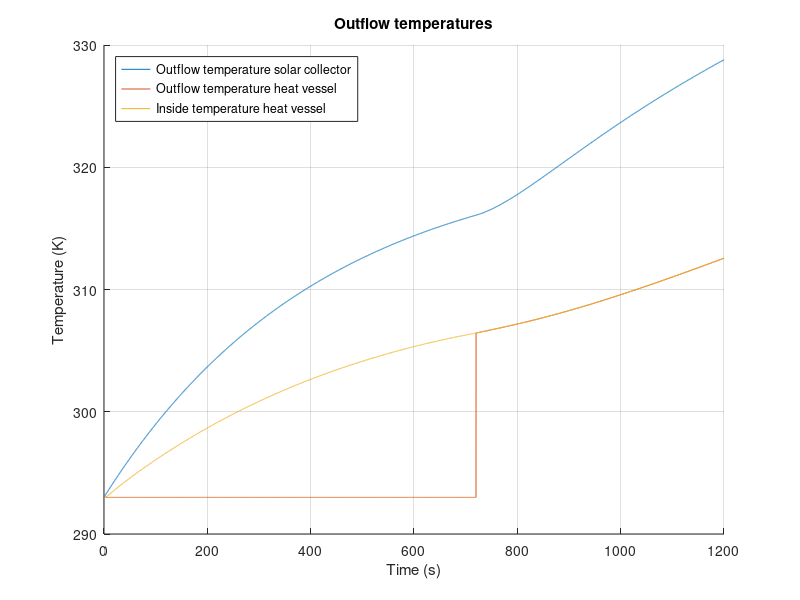

Here is the MATLAB script that generated this plot:
%%%%%%%%%%%%%%%%%%%%%%%%%%%%%%%%%%%%
% Matlab model for Solar Collector %
%%%%%%%%%%%%%%%%%%%%%%%%%%%%%%%%%%%%
clc;
clear all;
close all;

%%

%%%%%%%%%%%
%Constants%
%%%%%%%%%%%

%Natural costants:
    sigma = 5.67*10^(-8);                       %Stefan-Boltzmann constant
    v_out = 4.5;                                %Velocity of air outside the solar collector
    v_in = 0;                                   %Velocity of air inside the solar collector 
%Emissivity
    e_Cu = 0.22;                                %Copper tube, value 0.052
    e_glass = 0.94;
    e_PVC = 0.91;                               %PVC tube
    e_foam = 0.9;                               %foam foil
    e_Al = 0.04;                                %Aluminum tape
    e_paint = 0.95;                             %Emissivity of black paint (for comparison)
    e_wood = 0.94;
    e_CuMatte = 0.22;                           %Emissivity of the copper tube after making it less reflective (for comparison)
%Thermal conductivity
    k_air = 0.026;                              %Air [W/(mK)]
    k_tempex =0.03;                             %Tempex plate [W/(mK)]
    k_Cu = 400;                                 %Copper tube [W/(mK)]
    h_out_air = 10.45 - v_out + 10*(v_out)^(1/2);
    h_in_air = 10.45 - v_in + 10*(v_in)^(1/2); %Convective heat transfer of air
    h_air = 2.5;
    k_wood = 0.12;
    k_glass = 0.96;
    k_Po = 0.13;                                %Polyurethane tube [W/(m*K)]
    k_PVC = 0.19;                               %PVC thermal conduc [W/(mK)]
    k_foil = 0.04;                              %Polyethylene foam foil [W/(mK)]
%Specific heat
    c_water = 4186;                             %[J/kgK]
    c_Cu = 386;                                 %[J/kgK]
    c_Al = 922;                                 %[J/kgK]
    c_air = 1007;                               %[J/kgK]
%Measurements
    D_Cu = 0.012;                               %Diameter of the copper tube [m]
    D_PolyTube = 0.008;                         %Diameter of the polyurathane pump tubes [m]
    R_Cu1 = 0.005;                              %Inner radius of the copper tube [m]
    R_Cu2 = 0.006;                              %Outer radius of  the copper tube [m]
    V_air = 0.04911;                            %Volume of the air in the solar collector [m^3]
    V_Al = 8.96*10^(-5);                         %Total volume of the aluminum tape
    L_Cu_SC = 6.63;                             %Length of the copper tube in the solar collector [m]
    L_TubeAir = 5.81973313;                     %Total length of tube that's exposed to the air [m]
    L_TubeTempex = 0.4446626;                   %Total length of tube that's exposed to the tempex [m]
    L_PolyTube1 = 3;                            %Total length of polyurathane pump tube 1 [m]
    L_PolyTube2 = 3;                            %Total length of polyurathane pump tube 2 [m]
    L_Tube_HV = 0.71;
    R_PVC2 = 0.0268;
    dx = 0.05;                                  %Thickness of the pinewood frame
%Measurements Heat storage vessel
    D_pvc = 0.050;                              %Diameter PVC tube [m]
    R_pvcThick = 0.0018;                        %PVC wall thickness
    R_pvc1 = (D_pvc/2) - R_pvcThick;            %Inner Radius PVC tube [m]
    R_pvc2 = (D_pvc/2);                         %Outer Radius PVC tube [m]
    N_insLayers = 6;                            %Number of insulating polyethylene foam foil layers [m]
    R_polyFoil = N_insLayers * 0.003;           %Radius thickness polyethylene foam foil [m]
    L_pvc = 0.71;                               %PVC length [m]
    A_HV = 2*pi*(R_pvc2+R_polyFoil)*L_pvc;      %Surface area Heat storage vessel
%Measurements for in- and outlet connectors
    D_Po = 0.012;                               %Diameter of the polyurethane tube [m]
    R_Po1 = 0.004;                              %Inner radius of the polyurethane tube [m]
    R_Po2 = 0.006;                              %Outer radius of the polyurethane tube [m]
    L_Tube_HV_to_SC = 3;                        %Estimated length of tube that goes from the heat storage vessel to the solar collector [m]
    L_Tube_SC_to_HV = 3;                        %Estimated length of tube that goes from the solar collector to the heat storage vessel[m]]
%Areas
    A_RadCu = 4*D_Cu*1.4+3*0.5*0.25*pi*(0.0898^2-0.0778^2)+2*0.012*0.15; %Sunlit area of the copper tube
    A_RadAl = 0.670*1.4 - 4*0.012*1.4;          %Sunlit area of the aluminum troughs
    A_AirCu = 1.4*pi*D_Cu + 3*4.9594762*10^(-3) + 0.05*pi*D_Cu + 2*0.1*pi*D_Cu; %Area of the copper tube that's exposed to the air
    A_AirTape = 0.31;                           %Area of the aluminum tape that is exposed to the air
    A_AirSS = 2*(1.64*0.67)+2*(0.67*0.065)+2*(0.065*1.72); %Area of solar collector that is exposed to the air
    A_frame = 2*(0.67*0.065)+2*(0.065*1.72); %Area of sides touching pinewood
    A_vessel = 2*pi*(R_PVC2)^2 + L_Tube_HV*2*pi*R_PVC2;
%Intensity
    I_sun = 1000;                               %Intensity of the artificial sun [W/m^2]
%Temperatures
    T_sur = 293;                                %Temperature of the surroundings [K]
    T_in = 293;                                 %Temperature of the incoming water [K]
%Density
    rho_w = 1000;                               %Density of water [kg/m^3]
    rho_Cu = 8.3*10^3;                          %Density of copper [kg/m^3]
    rho_air = 1.29;                             %Density of air [kg/m^3]
    rho_Al = 2.70*10^3;                         %Density of aluminum [kg/m^3]
%Variables
    t_end = 20*60;                              %End time [s]
    t_step = 0.1;                               %Step size, do not change [s]
    m_SC_water = 0.512;                         %Max mass of water in the solar collector [kg]
    m_HV_water = 1.2;                           %Max mass of water in the heat vessel [kg]
    flowrate = 0.1;                             %Value between 0.1-3.0 [L/min]

%%

%%%%%%%%%%%%%%
%Calculations%
%%%%%%%%%%%%%%

%Intensity after passing through the glass:
I_glass = 970; %Don't know yet, can't figure it out. Internet says around 2-4% is absorbed

dQdt_RadAl = (1-e_Al)*A_RadAl*I_glass;                                      %Energy that is reflected by the aluminum tape [W]
dQdt_RadAl_in = (e_Al)*A_RadAl*I_glass;                                     %Energy that is absorbed by the aluminum tape [W]
dQdt_RadCu = e_Cu*A_RadCu*I_glass + e_Cu*dQdt_RadAl;                        %Energy that is absorbed by the copper tube due to radiation [W]

Steps = t_end/t_step;                                                       %Amount of steps

%%HEAT VESSEL%%
T_HV_table = zeros(3,Steps+1);                                              %Empty vector for T_HV_table. Row 1: time t. Row 2: T_HV_table. Row 3: dQdt_SC_total.
T_HV_table(1,:) = 0:t_step:t_end;
T_HV_out=T_in;                                                              %Beginning temperature of water in the heat vessel
m_SC_water = 0.512;                                                          %Max volume of water in the solar collector
m_HV_water = 1.2;                                                          %Max volume of water in the heat vessel 
m_in_tube =1/4*pi*((D_Po -2*0.002)^2)*L_Tube_SC_to_HV ;                    %Max volume of water in the inlet tubing 
m_out_tube =1/4*pi*((D_Po -2*0.002)^2)*L_Tube_HV_to_SC ;                   %Max volume of water in the outlettubing 

%%Tube Heat vessel --> Solar Collector%%
m_PolyTube1_water = (1/4)*pi*D_PolyTube^2*L_PolyTube1*rho_w;                %Maximum amount of water in the tube [kg]
T_SC_in = T_in;                                                             %Starting temperature [K]

%%SOLAR COLLECTOR%%
T_SC_table = zeros(3,Steps+1);                                              %Empty vector for T_SC_table. Row 1: time t. Row 2: T_SC_table. Row 3: dQdt_SC_total.
T_SC_table(1,:) = 0:t_step:t_end;
T_SC_out=T_in;                                                              %Beginning temperature of water in the solar collector

%%Tube Solar Collector --> Heat vessel%%
m_PolyTube2_water = (1/4)*pi*D_PolyTube^2*L_PolyTube2*rho_w;                %Maximum amount of water in the tube [kg]
T_HV_in = T_in;                                                             %Starting temperature [K]

%%General%%
m_flow = (flowrate/60/1000)*rho_w*t_step;                                   %Mass of water inflow from pump during t_step
m_Cu = (L_Cu_SC*pi*R_Cu2^2 - L_Cu_SC*pi*R_Cu1^2)*rho_Cu;                    %Mass of the copper tube in the solar collector
m_air = rho_air*V_air;                                                      %Mass of the air in the solar collector
m_Al = rho_Al*V_Al;                                                         %Total mass of the aluminum tape
T_air = T_in;                                                               %Starting temperature of the air [K]
T_Al = T_in;                                                                %Starting temperature of the aluminum tape [K]
%Thermocline start values
m_HV_new = 0;
m_HV_old = m_HV_water;
T_HV_inside = T_in;
%%
for t=0:t_step:t_end
%      if (0<t && t<300)
%          flowrate =0.1;
%          m_flow = (flowrate/60/1000)*rho_w*t_step;
%      elseif (300<t && t<600)
%          flowrate =1.1;
%          m_flow = (flowrate/60/1000)*rho_w*t_step;
%      elseif (600<t && t<900)
%          flowrate =2.1;
%          m_flow = (flowrate/60/1000)*rho_w*t_step;
%      elseif (900<t && t<1200)
%          flowrate =3;
%          m_flow = (flowrate/60/1000)*rho_w*t_step;
%      end
          
    %%
    %%%%%%%%%%%%%%%%%%%%%%%%%%%%%%%%%%%%%%%%
    %       Equations for the vessel       %
    %%%%%%%%%%%%%%%%%%%%%%%%%%%%%%%%%%%%%%%%
    %m_HV_old = m_HV_water - m_flow;                                         %Mass of water from t-t_step
    %m_HV_new = m_flow;                                                      %Mass of water added to the heat vessel during t_step
    %T_HV_out = (m_HV_old*T_HV_out + m_HV_new*T_HV_in)/(m_HV_old+m_HV_new);  %Calculating the average temperature in the heat vessel, taking into account the inflow from the solar heater
    if (m_HV_new < m_HV_water)                                              % Cold region thermocline provides outlfow HV
        m_HV_new = m_HV_new + m_flow;
        T_HV_inside = (m_flow*T_HV_in + T_HV_inside*m_HV_new)/(m_HV_new + m_flow);
        
        m_hv_frac = m_HV_new / m_HV_water;                                  %Fraction of how full the HV is with 'hot water' compared to total capacity, used for fractional heat loss HV
        
        m_HV_old = m_HV_old - m_flow;
        T_HV_out = T_HV_out;
    else
        T_HV_inside = (m_flow*T_HV_in + T_HV_inside*m_HV_new)/(m_HV_new + m_flow);
        m_hv_frac = 1;
        T_HV_out = T_HV_inside;
    end
    
    
    %%%%%Insulation heat loss 
    R_HV_ins_PVC = R_pvc1/(k_PVC*(2*pi*R_pvc2*L_pvc));
    R_HV_ins_Cond =  (log((R_pvc2 + R_polyFoil)/R_pvc2)) / (k_foil*A_HV);   %Thermal resitance of conduction through poly foam foil [K/W]
    R_HV_ins_Conv = 1 / (h_air*A_HV);                                       %Thermal resitance of convection outside poly foam foil [K/W]
    HL_RadOut_PVC = e_PVC * sigma * A_vessel * (T_HV_inside^4 - T_sur^4);      %Heat loss due to radiation PVC
    HL_RadOut_foam = e_foam * sigma * A_vessel * (T_HV_inside^4 - T_sur^4);    %Heat loss due to radiation foam foil
    R_HV_ins_total = R_HV_ins_PVC + R_HV_ins_Cond + R_HV_ins_Conv;          %Total thermal resistance in series
    dQdt_HV_insulation = m_hv_frac*(-((T_HV_inside - T_sur ) / R_HV_ins_total)-HL_RadOut_PVC-HL_RadOut_foam);   %Total heat flow through insulation multiplied with fraction hot water
    
    %%%%%End caps heat loss
    R_HV_cap_Conv = 1 /h_air*pi*(R_pvc2+R_pvcThick).^2;                     %Thermal resistance due to convection on end caps
    R_HV_cap1 = R_pvcThick / (k_PVC * (pi*R_pvc2).^2);
    R_HV_cap2 = R_HV_cap1;                                                  %Thermal resistance same as upper end cap as the temperature in the heat storage vessel is homogeneous
    if m_hv_frac == 1                                                       %If heatvessel is full of hot water, heat loss from both end caps is presumed
        R_HV_caps_total = R_HV_cap1 + R_HV_cap2 + 2*R_HV_cap_Conv;
        dQdt_HV_caps = -((T_HV_inside - T_sur ) / R_HV_caps_total);
    else
        R_HV_caps_total = R_HV_cap1 + R_HV_cap_Conv;                        % if heatvessel is not yet full of hot water, heat loss from only top end-cap (only 1 end-cap) is presumed
        dQdt_HV_caps = -((T_HV_inside - T_sur ) / R_HV_caps_total);
    end
    
    %%%%Total heat flow
    dQdt_HV_total = dQdt_HV_insulation + dQdt_HV_caps;                      %Total heat flow storage vessel
    
    delta_T = (dQdt_HV_total*t_step/(m_HV_water*c_water));
    T_HV_inside = T_HV_inside+delta_T;

    Column = round((1/t_step)*t+1);
    T_HV_table(2,Column)=T_HV_out;                                          %Assign value for T_HV_out to the right space
    T_HV_table(3,Column)=dQdt_HV_total;                                     %Assign value for dQdt_HV_total to the right space
    T_HV_table(4,Column)=T_HV_inside;                                       %Assign value for inside temperature heat vessel
    
    %%
    %%%%%%%%%%%%%%%%%%%%%%%%%%%%%%%%%%%%%%%%
    %Tube 1 Heat vessel --> Solar collector%
    %%%%%%%%%%%%%%%%%%%%%%%%%%%%%%%%%%%%%%%%
    m_PolyTube1_old = m_PolyTube1_water - m_flow;                           %Mass of water from t-t_step
    m_PolyTube1_new = m_flow;                                               %Mass of water added to the heat vessel during t_step
    T_SC_in = (m_PolyTube1_old*T_SC_in + m_PolyTube1_new*T_HV_out)/(m_PolyTube1_old+m_PolyTube1_new); %Calculating the average temperature in the heat vessel, taking into account the inflow from the solar heater   
    
    R_tube_out_Cond =  (log(R_Po2 /R_Po1)) / ((2*pi*k_Po*L_Tube_HV_to_SC ));    %Thermal resitance of conduction outlet tubing [K/W]
    R_tube_out_Conv = 1 / (h_air*(2*pi*R_Po2)*L_Tube_HV_to_SC) ;                %Thermal resitance of convection outlet tubing [K/W]
    R_tube_out_total = R_tube_out_Cond + R_tube_out_Conv;                       %Total thermal resistance in series
    
    %%%%Total flow
    dQdt_PolyTube1_total = -((T_HV_out - T_sur ) / R_tube_out_total);            %Heat loss of conduction outlet tubing [W]
   
    delta_T = (dQdt_PolyTube1_total*t_step/(m_PolyTube1_water*c_water));
    T_SC_in = T_SC_in+delta_T;
    
    %%
    %%%%%%%%%%%%%%%%%%%%%%%%%%%%%%%%%%%%%%%%
    %  Equations for the solar collector   %
    %%%%%%%%%%%%%%%%%%%%%%%%%%%%%%%%%%%%%%%%
    m_SC_old = m_SC_water - m_flow;                                         %Mass of water from t-t_step
    m_SC_new = m_flow;                                                      %Mass of water added to the solar collector during t_step
    T_SC_out = (m_SC_old*c_water*T_SC_out + m_Cu*c_Cu*T_SC_out + m_SC_new*c_water*T_SC_in)/(m_SC_old*c_water + m_Cu*c_Cu + m_SC_new*c_water);
    
    dQdt_RadOut = -e_Cu*sigma*A_AirCu*(T_SC_out^4 - T_air^4);               %Heat loss due to radiation
    dQdt_CondOut = 0;%%2*pi*k_Cu*L_TubeAir*((T_SC_out-T_sur)/R_Cu2 - R_Cu1); %Heat loss due to conduction (assuming that the air and tempex remain at temperature T_sur)
    dQdt_Cu_conv = h_air*A_AirCu*(T_SC_out-T_air);                          %Heat loss due to convection
  
    dQdt_SC_total = dQdt_RadCu + dQdt_RadOut + dQdt_CondOut - dQdt_Cu_conv;  %Total energy
    
    delta_T = (dQdt_SC_total*t_step)/(m_SC_water*c_water + m_Cu*c_Cu);
    T_SC_out=T_SC_out+delta_T;
    
    Column = round((1/t_step)*t+1);
    T_SC_table(2,Column)=T_SC_out;                                          %Assign value for T to the right space
    T_SC_table(3,Column)=delta_T;                                           %Assign value for T to the right space
    
    %%
    %%%%%%%%%%%%%%%%%%%%%%%%%%%%%%%%%%%%%%%%
    %Tube 2 Solar collector --> Heat vessel%
    %%%%%%%%%%%%%%%%%%%%%%%%%%%%%%%%%%%%%%%%
    m_PolyTube2_old = m_PolyTube1_water - m_flow;                           %Mass of water from t-t_step
    m_PolyTube2_new = m_flow;                                               %Mass of water added to the heat vessel during t_step
   
    T_HV_in = (m_PolyTube2_old*T_HV_in + m_HV_new*T_SC_out)/(m_PolyTube2_old+m_HV_new); %Calculating the average temperature in the heat vessel, taking into account the inflow from the solar heater   
    
    R_tube_in_Cond =  (log(R_Po2 /R_Po1)) / ((2*pi*k_Po*L_Tube_SC_to_HV ));                         %Thermal resitance of conduction inlet tubing [K/W]
    R_tube_in_Conv = 1 / (h_air*(2*pi*R_Po2)*L_Tube_SC_to_HV) ;                                     %Thermal resitance of convection inlet tubing [K/W]
    R_tube_in_total = R_tube_in_Cond + R_tube_in_Conv;                                              %Total thermal resistance in series
    
    %%%%Total flow
    dQdt_PolyTube2_total = -((T_HV_in - T_sur ) / R_tube_in_total);  

    delta_T = (dQdt_PolyTube2_total*t_step/(m_PolyTube2_water*c_water));
    T_HV_in = T_HV_in+delta_T;
    
    %%
    %%%%%%%%%%%%%%%%%%%%%%%%%%%%%%%%%%%%%%%%
    %            Air Temperature           %
    %%%%%%%%%%%%%%%%%%%%%%%%%%%%%%%%%%%%%%%%
    %To calculate dQdt_air_total, first the temperature of the aluminum tape has to be determined:
    dQdt_Al_conv = h_air*A_AirTape*(T_Al-T_air);
    dQdt_Al_total = dQdt_RadAl_in - dQdt_Al_conv;
    
    delta_T = (dQdt_Al_total*t_step)/(m_Al*c_Al);
    T_Al = T_Al + delta_T;
    
    %Now for the air temperature:
    dQdt_CondEnv = -(k_wood * A_frame * (T_air - T_sur))/dx;                %Heat loss to the environment by conduction
    dQdt_air_total = dQdt_Al_conv + dQdt_CondEnv;

    
    delta_T = (dQdt_air_total*t_step)/(m_air*c_air);
    T_air = T_air + delta_T;
    
end
%%
%%%%%%%%%%
%Plotting%
%%%%%%%%%%

t_var=T_SC_table(1,:);
T_SC_var=T_SC_table(2,:);
T_HV_var=T_HV_table(2,:);
T_HV_inside = T_HV_table(4,:);
hold on
grid on

plot(t_var,T_SC_var);
plot(t_var,T_HV_var);
plot(t_var,T_HV_inside);
ylabel('Temperature (K)')

legend({'Outflow temperature solar collector','Outflow temperature heat vessel','Inside temperature heat vessel'}, 'Location','northwest')

xlim([0 t_end]);
xlabel('Time (s)')
title('Outflow temperatures')
